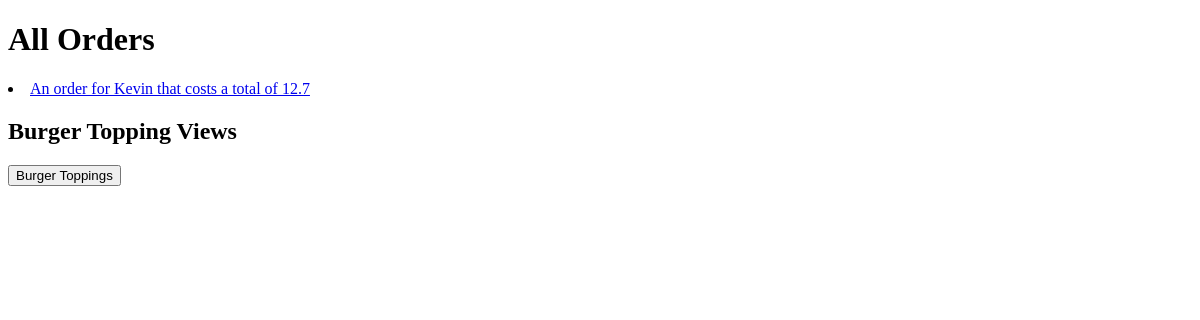
Before: /restaurant with the older database file.
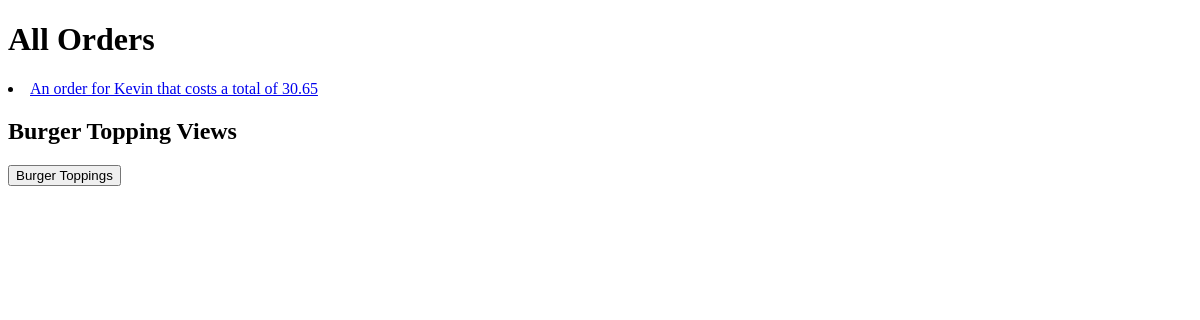
After: the same page with the newer database file.
### orders/models.py (models this page shows)
class Order(models.Model):
    name = models.CharField(max_length = 64)
    orderPrice = models.FloatField()
    def __str__(self):
        return f"An order for {self.name} that costs a total of {self.orderPrice}"

### orders/views.py (the view)
# urls.py: path("restaurant", views.allOrders, name = "allOrders"),
def allOrders(request):
    orderList = Order.objects.all()
    context = {
        "orderList": orderList
    }
    return render(request, "restaurant/allOrders.html", context)

### orders/templates/restaurant/allOrders.html (shortened to what this page needs)
{% load static %}
<!DOCTYPE html>
<html>
    <head>
    </head>
    <body>
        <h1> All Orders </h1>
        {% for order in orderList %}
            <li>
                <a href="{% url 'viewOrder' order.id %}">
                    {{order}}
                </a>
            </li>
        {% empty %}
            <li> No Orders </li>
        {% endfor %}
        <h2> Burger Topping Views</h2>
        <form action = "{%url 'burgerToppingPage' %}" method = "post">
                <button> Burger Toppings </button>
        </form>
    </body>
</html>

Changed rows visible on the page:
removed Order: name+orderPrice "An order for Kevin that costs a total of 12.7"
added Order: name+orderPrice "An order for Kevin that costs a total of 30.65"
